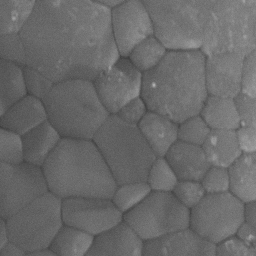
#> input picture examples/input/image.jpg, 256 x 256 px, given in place of 13_original.png, which was not available
$ python run.py
#> lines starting #> are read from the running program, lines starting #| are printed output that depends on the picture; pictures that were not available may be replaced by others from this repository, and a replacement may not be noted
#> further down, image is the input picture: shape (256, 256); min 61, max 173, mean 105.2
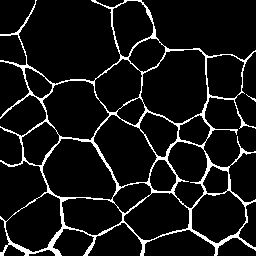
#> input picture examples/input/mask.png, 256 x 256 px, given in place of 13_gt_mask.png, which was not available
#> `mask = cv2.imread( str(MODELS_ROOT / "L2_sampling_only/analysis/figure..`: mask: shape (256, 256); 8.4% white in thin lines or dots
### scripts/create_ax/_helpers.py
"""Shared helpers for the create-ax package."""

import numpy as np


def robust_norm(
    x: np.ndarray,
    p_low: float = 1.0,
    p_high: float = 99.0,
    eps: float = 1e-8,
) -> np.ndarray:
    """Percentile-clip then min-max normalize to [0, 1]."""
#> called with p_low = 1, p_high = 99, eps = 1e-08
    x = x.astype(np.float32)
    lo, hi = np.percentile(x, [p_low, p_high])
#> lo = 79; hi = 138
    x = np.clip(x, lo, hi)
    return (x - lo) / (hi - lo + eps)


def to_boundary(mask: np.ndarray, mask_is_boundary: bool) -> np.ndarray:
    """Return a boolean boundary mask from either boundary or grain mask."""
    from skimage.morphology import binary_dilation, binary_erosion, disk

    if mask_is_boundary:
        return mask.astype(bool)
    y = mask.astype(bool)
    return (binary_dilation(y, disk(1)) ^ binary_erosion(y, disk(1))).astype(bool)


def normalize_image(image: np.ndarray) -> np.ndarray:
    """Normalize image to [0, 1] float32."""
    img = image.astype(np.float32)
    if img.max() > 1.0:
        img = robust_norm(img)
    return img

### scripts/create_ax/edge_strength.py
"""Sobel edge strength — shared input for A2 and A3."""

import numpy as np
from skimage.filters import sobel

from ._helpers import normalize_image, robust_norm


def compute_edge_strength(image: np.ndarray) -> np.ndarray:
    """Extract Sobel edge magnitude from a grayscale image.

    Parameters
    ----------
    image : np.ndarray, shape (H, W)
        Grayscale SEM/TEM image, uint8 or float32.

    Returns
    -------
    E : np.ndarray, shape (H, W), float32 in [0, 1]
    """
    img = normalize_image(image)
    grad = sobel(img)
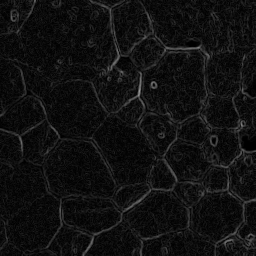
#> grad: shape (256, 256) float32; min 0, max 0.6, mean 0.0664
    return robust_norm(grad)

### scripts/create_ax/proximity.py
"""A1 — Soft proximity to GT grain boundaries."""

import numpy as np
from scipy.ndimage import distance_transform_edt

from ._helpers import robust_norm, to_boundary


def compute_boundary_proximity(
    mask: np.ndarray,
    mask_is_boundary: bool = True,
    sigma_boundary: float = 3.0,
) -> np.ndarray:
    """Soft proximity to GT boundaries via Gaussian kernel on distance transform.

        A1(x) = exp(-d(x, B)^2 / (2 * sigma^2))

    Parameters
    ----------
    mask : np.ndarray, shape (H, W), binary GT mask.
    mask_is_boundary : bool
        True if mask encodes boundary pixels directly.
    sigma_boundary : float
        Gaussian sigma (px). Larger = wider "near-boundary" band.

    Returns
    -------
    A_boundary : np.ndarray, shape (H, W), float32 in [0, 1]
    """
#> called with mask_is_boundary = True, sigma_boundary = 3
    B = to_boundary(mask > 0, mask_is_boundary)
#> in to_boundary, `return mask.astype(bool)`: returned value: shape (256, 256) bool; 8.4% white in thin lines or dots
    dist = distance_transform_edt(~B).astype(np.float32)
    A = np.exp(-(dist ** 2) / (2.0 * sigma_boundary ** 2))
    return robust_norm(A)

### scripts/create_ax/weak_edge.py
"""A2 — Near GT boundary but image evidence is weak."""

import numpy as np

from ._helpers import robust_norm


def compute_weak_boundary(
    A_boundary: np.ndarray,
    edge_strength: np.ndarray,
) -> np.ndarray:
    """Weak boundary: near GT boundary, but SEM edge signal is low.

        A2 = A1 * (1 - E)

    Parameters
    ----------
    A_boundary : np.ndarray, shape (H, W), float32 in [0, 1]
    edge_strength : np.ndarray, shape (H, W), float32 in [0, 1]

    Returns
    -------
    A_weak : np.ndarray, shape (H, W), float32 in [0, 1]
    """
    A = A_boundary * (1.0 - edge_strength)
    return robust_norm(A)

### scripts/create_ax/edge_conflict.py
"""A3 — Strong image edges away from GT boundary."""

import numpy as np

from ._helpers import robust_norm


def compute_edge_conflict(
    edge_strength: np.ndarray,
    A_boundary: np.ndarray,
    edge_percentile: float = 90.0,
) -> np.ndarray:
    """Edge conflict: SEM shows crisp edge, but GT says no boundary.

        A3 = 1[E >= P_k] * E * (1 - A1)

    Parameters
    ----------
    edge_strength : np.ndarray, shape (H, W), float32 in [0, 1]
    A_boundary : np.ndarray, shape (H, W), float32 in [0, 1]
    edge_percentile : float
        Percentile threshold (0-100). Higher = stricter, less noise.

    Returns
    -------
    A_conflict : np.ndarray, shape (H, W), float32 in [0, 1]
    """
#> called with edge_percentile = 90
    thr = np.percentile(edge_strength, edge_percentile)
#> thr = 0.467
    strong = (edge_strength >= thr).astype(np.float32)
#> strong: shape (256, 256) float32; values 0 (black) and 1 (white), 10.1% white in thin lines or dots
    A = strong * edge_strength * (1.0 - A_boundary)
    return robust_norm(A)

### scripts/create_ax/topology.py
"""A4 — Topological complexity: boundary density + junction points."""

import numpy as np
from scipy.ndimage import convolve, distance_transform_edt, gaussian_filter
from skimage.morphology import skeletonize

from ._helpers import robust_norm, to_boundary


def compute_topology_complexity(
    mask: np.ndarray,
    mask_is_boundary: bool = True,
    sigma_density: float = 4.0,
    sigma_junction: float = 6.0,
) -> np.ndarray:
    """Topological complexity: local boundary density + junction proximity.

        A4 = max(Density, Junction)

    - Density: Gaussian blur of GT boundary mask.
    - Junction: skeleton branch-points (>=3 neighbors), Gaussian-diffused.

    Parameters
    ----------
    mask : np.ndarray, shape (H, W), binary GT mask.
    mask_is_boundary : bool
    sigma_density : float, sigma_junction : float

    Returns
    -------
    A_topology : np.ndarray, shape (H, W), float32 in [0, 1]
    """
#> called with mask_is_boundary = True, sigma_density = 4, sigma_junction = 6
    B = to_boundary(mask > 0, mask_is_boundary)

    # Density
    A_density = gaussian_filter(B.astype(np.float32), sigma=sigma_density)
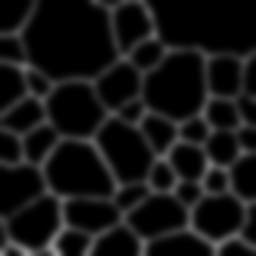
#> A_density: shape (256, 256) float32; min 0, max 0.584, mean 0.084
    A_density = robust_norm(A_density)

    # Junction points from skeleton
    skel = skeletonize(B).astype(np.uint8)
#> skel: shape (256, 256); values 0 (black) and 1 (white), 3.7% white in thin lines or dots
    kernel = np.ones((3, 3), dtype=np.uint8)
    nbr = convolve(skel.astype(np.float32), kernel, mode="constant", cval=0)
    junction = (skel > 0) & ((nbr - skel.astype(np.float32)) >= 3)
#> junction: shape (256, 256) bool; 0.33% white in thin lines or dots

    if junction.sum() > 0:
        dist = distance_transform_edt(~junction).astype(np.float32)
        A_junction = np.exp(-(dist ** 2) / (2.0 * sigma_junction ** 2))
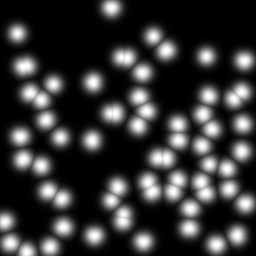
#> A_junction: shape (256, 256) float32; min 2.61e-23, max 1, mean 0.213
        A_junction = robust_norm(A_junction)
    else:
        A_junction = np.zeros_like(B, dtype=np.float32)

    A = np.maximum(A_density, A_junction)
    return robust_norm(A)

### scripts/create_ax/combine.py
"""Soft-OR combination of ambiguity channels."""

from typing import List, Tuple

import numpy as np

from ._helpers import robust_norm


def soft_or_channels(
    channels: List[np.ndarray],
    weights: Tuple[float, ...] = (0.30, 0.25, 0.20, 0.25),
) -> np.ndarray:
    """Weighted soft-OR of N ambiguity channels.

        A = 1 - prod_i(1 - w_i * A_i)

    Parameters
    ----------
    channels : list of np.ndarray, N arrays, each (H, W), values in [0, 1]
    weights : tuple of float, one weight per channel

    Returns
    -------
    A : np.ndarray, shape (H, W), float32 in [0, 1]
    """
#> called with weights = (0.3, 0.25, 0.2, 0.25)
    if len(channels) != len(weights):
        raise ValueError(f"Got {len(channels)} channels but {len(weights)} weights.")
    H, W = channels[0].shape
#> H = 256; W = 256
    A = np.ones((H, W), dtype=np.float32)
    for w, c in zip(weights, channels):
        A *= 1.0 - w * np.clip(c, 0.0, 1.0)
#> this loop made 4 passes
#> w on passes 1 to 4: 0.3, 0.25, 0.2, 0.25
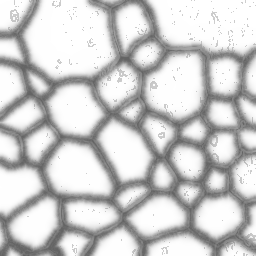
#> A: shape (256, 256) float32; min 0.394, max 1, mean 0.803
    A = 1.0 - A
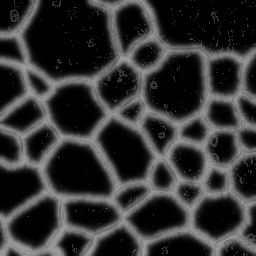
#> A: shape (256, 256) float32; min 0, max 0.606, mean 0.197
    return robust_norm(A)
#> in robust_norm (call 9), `lo, hi = np.percentile(x, [p_low, p_high])`: hi = 0.587
#> in robust_norm (call 9), `return (x - lo) / (hi - lo + eps)`:
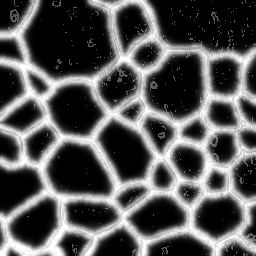
#> returned value: shape (256, 256) float32; min 0, max 1, mean 0.335

### scripts/create_ax/build.py
"""Orchestrator: build A(x) from image + mask."""

from pathlib import Path
from typing import Dict, Optional, Tuple

import cv2
import numpy as np

from ._helpers import to_boundary
from .config import AmbiguityConfig
from .edge_strength import compute_edge_strength
from .proximity import compute_boundary_proximity
from .weak_edge import compute_weak_boundary
from .edge_conflict import compute_edge_conflict
from .topology import compute_topology_complexity
from .combine import soft_or_channels


def build_ambiguity_prior(
    image: np.ndarray,
    mask: np.ndarray,
    config: AmbiguityConfig | None = None,
    **kwargs,
) -> Tuple[np.ndarray, Dict[str, np.ndarray]]:
    """Build A(x) from image + mask.

    Parameters
    ----------
    image : np.ndarray, shape (H, W), grayscale SEM/TEM.
    mask : np.ndarray, shape (H, W), binary GT mask.
    config : AmbiguityConfig or None
    **kwargs : individual overrides (e.g. edge_percentile=98)

    Returns
    -------
    A : np.ndarray, shape (H, W), float32 in [0, 1]
    components : dict with A_boundary, A_weak_boundary, A_edge_conflict,
                 A_topology, edge_strength, boundary.
    """
    if config is None:
        config = AmbiguityConfig()

    def _p(name):
        return kwargs.get(name, getattr(config, name))

    mask_is_boundary = _p("mask_is_boundary")
    sigma_boundary = _p("sigma_boundary")
    sigma_junction = _p("sigma_junction")
    sigma_density = _p("sigma_density")
    edge_percentile = _p("edge_percentile")
    weights = _p("weights")

    E = compute_edge_strength(image)
    A1 = compute_boundary_proximity(mask, mask_is_boundary, sigma_boundary)
    A2 = compute_weak_boundary(A1, E)
    A3 = compute_edge_conflict(E, A1, edge_percentile)
    A4 = compute_topology_complexity(mask, mask_is_boundary,
                                     sigma_density, sigma_junction)

    A = soft_or_channels([A1, A2, A3, A4], weights)
    B = to_boundary(mask > 0, mask_is_boundary)

    return A.astype(np.float32), {
        "A_boundary": A1,
        "A_weak_boundary": A2,
        "A_edge_conflict": A3,
        "A_topology": A4,
        "edge_strength": E,
        "boundary": B.astype(np.float32),
    }


# [20 lines left out: function build_from_paths, not called in this run]

### figure/run.py
"""
Generate spearman_r vs struct_sAER_off scatter plot across all models.

Output: figure/output/spearman_vs_saer.png, results.csv
"""

import csv
import sys
from pathlib import Path

import cv2
import matplotlib
matplotlib.use("Agg")
import matplotlib.pyplot as plt
import numpy as np

HERE = Path(__file__).resolve().parent
OUTPUT = HERE / "output"
OUTPUT.mkdir(parents=True, exist_ok=True)

sys.path.insert(0, str(HERE.parent))

from scripts.create_ax import build_ambiguity_prior
from scripts.metrics_saer import compute_saer_all
from scripts.metrics_spearman import compute_spearman_r

MODELS_ROOT = Path("/public/home/jxyuan/workplace/unet_single_dual_model/loss_log-var/models")
SIDS = ["13", "15", "21", "23"]

MODELS = [
    "L0_current", "L1_attenuation_only", "L2_sampling_only",
    "L3_stopgrad_sampling", "L4_stopgrad_weighting",
    "L7_langevin_logvar",
]
SHORT = ["L0", "L1", "L2", "L3", "L4", "L6"]
COLORS = ["#0a40a3", "#470aa3", "#a30a8d", "#a30a1a", "#a36d0a", "#0aa393"]

MASKS = {"21": HERE.parent / "examples/input/mask.png"}

results = {mn: {"sp": [], "sa": []} for mn in MODELS}

for sid in SIDS:
    img_path = MODELS_ROOT / "L2_sampling_only/analysis/figures/fold_0_val" / f"sample_{sid}/png/{sid}_original.png"
    image = cv2.imread(str(img_path), cv2.IMREAD_GRAYSCALE)

    if sid in MASKS:
        mask = cv2.imread(str(MASKS[sid]), cv2.IMREAD_GRAYSCALE)
    else:
        mask = cv2.imread(
            str(MODELS_ROOT / "L2_sampling_only/analysis/figures/fold_0_val"
                / f"sample_{sid}/png/{sid}_gt_mask.png"), cv2.IMREAD_GRAYSCALE)

    if image.shape[:2] != (256, 256):
        image = cv2.resize(image, (256, 256), interpolation=cv2.INTER_LINEAR)
    if mask.shape[:2] != (256, 256):
        mask = cv2.resize(mask, (256, 256), interpolation=cv2.INTER_NEAREST)

    A, comps = build_ambiguity_prior(image, mask)
#> comps = 6 items

    for mn in MODELS:
        npy_path = MODELS_ROOT / mn / "analysis/figures/fold_0_val" / f"sample_{sid}/npy/{sid}_aleatoric_uncertainty.npy"
#> (the run stopped early here; a loop or call above may not have finished)
